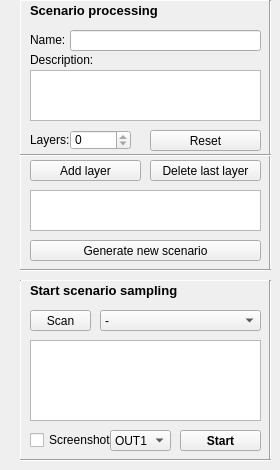
      <widget class="QWidget" name="tab_2">
       <attribute name="title">
        <string>Scenario testing</string>
       </attribute>
       <widget class="QWidget" name="widget_35" native="true">
        <property name="geometry">
         <rect>
          <x>20</x>
          <y>0</y>
          <width>251</width>
          <height>271</height>
         </rect>
        </property>
        <widget class="QLabel" name="label_11">
         <property name="geometry">
          <rect>
           <x>10</x>
           <y>0</y>
           <width>141</width>
           <height>21</height>
          </rect>
         </property>
         <property name="font">
          <font>
           <pointsize>10</pointsize>
           <weight>75</weight>
           <bold>true</bold>
          </font>
         </property>
         <property name="text">
          <string>Scenario processing</string>
         </property>
         <property name="textFormat">
          <enum>Qt::AutoText</enum>
         </property>
         <property name="wordWrap">
          <bool>false</bool>
         </property>
        </widget>
        <widget class="QPushButton" name="generate_scen_butt">
         <property name="geometry">
          <rect>
           <x>10</x>
           <y>240</y>
           <width>231</width>
           <height>21</height>
          </rect>
         </property>
         <property name="text">
          <string>Generate new scenario</string>
         </property>
        </widget>
        <widget class="QLabel" name="label_5">
         <property name="geometry">
          <rect>
           <x>10</x>
           <y>30</y>
           <width>51</width>
           <height>20</height>
          </rect>
         </property>
         <property name="text">
          <string>Name:</string>
         </property>
        </widget>
        <widget class="QLabel" name="label_18">
         <property name="geometry">
          <rect>
           <x>10</x>
           <y>50</y>
           <width>81</width>
           <height>20</height>
          </rect>
         </property>
         <property name="text">
          <string>Description:</string>
         </property>
        </widget>
        <widget class="QLineEdit" name="scenario_name">
         <property name="geometry">
          <rect>
           <x>50</x>
           <y>30</y>
           <width>191</width>
           <height>21</height>
          </rect>
         </property>
        </widget>
        <widget class="QPlainTextEdit" name="scenario_desc_plain_text_input">
         <property name="geometry">
          <rect>
           <x>10</x>
           <y>70</y>
           <width>231</width>
           <height>51</height>
          </rect>
         </property>
         <property name="readOnly">
          <bool>false</bool>
         </property>
        </widget>
        <widget class="QPushButton" name="add_layer_scen_butt">
         <property name="geometry">
          <rect>
           <x>10</x>
           <y>160</y>
           <width>111</width>
           <height>21</height>
          </rect>
         </property>
         <property name="text">
          <string>Add layer</string>
         </property>
        </widget>
        <widget class="Line" name="line_38">
         <property name="geometry">
          <rect>
           <x>-10</x>
           <y>0</y>
           <width>20</width>
           <height>271</height>
          </rect>
         </property>
         <property name="orientation">
          <enum>Qt::Vertical</enum>
         </property>
        </widget>
        <widget class="Line" name="line_40">
         <property name="geometry">
          <rect>
           <x>0</x>
           <y>-10</y>
           <width>251</width>
           <height>21</height>
          </rect>
         </property>
         <property name="orientation">
          <enum>Qt::Horizontal</enum>
         </property>
        </widget>
        <widget class="Line" name="line_41">
         <property name="geometry">
          <rect>
           <x>240</x>
           <y>0</y>
           <width>20</width>
           <height>271</height>
          </rect>
         </property>
         <property name="orientation">
          <enum>Qt::Vertical</enum>
         </property>
        </widget>
        <widget class="QLabel" name="label_24">
         <property name="geometry">
          <rect>
           <x>10</x>
           <y>130</y>
           <width>81</width>
           <height>20</height>
          </rect>
         </property>
         <property name="text">
          <string>Layers:</string>
         </property>
        </widget>
        <widget class="QSpinBox" name="spinBox_layer_count">
         <property name="geometry">
          <rect>
           <x>50</x>
           <y>130</y>
           <width>61</width>
           <height>20</height>
          </rect>
         </property>
         <property name="readOnly">
          <bool>true</bool>
         </property>
        </widget>
        <widget class="QPushButton" name="reset_scen_butt">
         <property name="geometry">
          <rect>
           <x>130</x>
           <y>130</y>
           <width>111</width>
           <height>21</height>
          </rect>
         </property>
         <property name="text">
          <string>Reset</string>
         </property>
        </widget>
        <widget class="QPushButton" name="delete_layer_scen_butt">
         <property name="geometry">
          <rect>
           <x>130</x>
           <y>160</y>
           <width>111</width>
           <height>21</height>
          </rect>
         </property>
         <property name="text">
          <string>Delete last layer</string>
         </property>
        </widget>
        <widget class="QPlainTextEdit" name="scenario_status_plain_text">
         <property name="geometry">
          <rect>
           <x>10</x>
           <y>190</y>
           <width>231</width>
           <height>41</height>
          </rect>
         </property>
         <property name="readOnly">
          <bool>true</bool>
         </property>
        </widget>
        <widget class="Line" name="line_39">
         <property name="geometry">
          <rect>
           <x>0</x>
           <y>260</y>
           <width>251</width>
           <height>21</height>
          </rect>
         </property>
         <property name="orientation">
          <enum>Qt::Horizontal</enum>
         </property>
        </widget>
        <widget class="Line" name="line_64">
         <property name="geometry">
          <rect>
           <x>0</x>
           <y>140</y>
           <width>251</width>
           <height>31</height>
          </rect>
         </property>
         <property name="orientation">
          <enum>Qt::Horizontal</enum>
         </property>
        </widget>
       </widget>
       <widget class="QWidget" name="widget_36" native="true">
        <property name="geometry">
         <rect>
          <x>20</x>
          <y>280</y>
          <width>251</width>
          <height>181</height>
         </rect>
        </property>
        <widget class="Line" name="line_34">
         <property name="geometry">
          <rect>
           <x>0</x>
           <y>-10</y>
           <width>251</width>
           <height>21</height>
          </rect>
         </property>
         <property name="orientation">
          <enum>Qt::Horizontal</enum>
         </property>
        </widget>
        <widget class="QLabel" name="label_15">
         <property name="geometry">
          <rect>
           <x>10</x>
           <y>0</y>
           <width>171</width>
           <height>21</height>
          </rect>
         </property>
         <property name="font">
          <font>
           <pointsize>10</pointsize>
           <weight>75</weight>
           <bold>true</bold>
          </font>
         </property>
         <property name="text">
          <string>Start scenario sampling</string>
         </property>
         <property name="textFormat">
          <enum>Qt::AutoText</enum>
         </property>
         <property name="wordWrap">
          <bool>false</bool>
         </property>
        </widget>
        <widget class="Line" name="line_35">
         <property name="geometry">
          <rect>
           <x>-10</x>
           <y>0</y>
           <width>20</width>
           <height>201</height>
          </rect>
         </property>
         <property name="orientation">
          <enum>Qt::Vertical</enum>
         </property>
        </widget>
        <widget class="Line" name="line_36">
         <property name="geometry">
          <rect>
           <x>240</x>
           <y>0</y>
           <width>20</width>
           <height>201</height>
          </rect>
         </property>
         <property name="orientation">
          <enum>Qt::Vertical</enum>
         </property>
        </widget>
        <widget class="QPushButton" name="start_butt_scenar">
         <property name="geometry">
          <rect>
           <x>160</x>
           <y>150</y>
           <width>81</width>
           <height>21</height>
          </rect>
         </property>
         <property name="font">
          <font>
           <weight>75</weight>
           <bold>true</bold>
          </font>
         </property>
         <property name="text">
          <string>Start</string>
         </property>
        </widget>
        <widget class="QCheckBox" name="isScreenshotable_scenario">
         <property name="geometry">
          <rect>
           <x>10</x>
           <y>150</y>
           <width>81</width>
           <height>20</height>
          </rect>
         </property>
         <property name="text">
          <string>Screenshot</string>
         </property>
        </widget>
        <widget class="QPushButton" name="scan_scen_butt">
         <property name="geometry">
          <rect>
           <x>10</x>
           <y>30</y>
           <width>61</width>
           <height>21</height>
          </rect>
         </property>
         <property name="text">
          <string>Scan</string>
         </property>
        </widget>
        <widget class="QComboBox" name="comboBox_scenarios">
         <property name="geometry">
          <rect>
           <x>80</x>
           <y>30</y>
           <width>161</width>
           <height>21</height>
          </rect>
         </property>
         <item>
          <property name="text">
           <string>-</string>
          </property>
         </item>
        </widget>
        <widget class="QPlainTextEdit" name="scenario_desc_plain_text_output">
         <property name="geometry">
          <rect>
           <x>10</x>
           <y>60</y>
           <width>231</width>
           <height>81</height>
          </rect>
         </property>
         <property name="readOnly">
          <bool>true</bool>
         </property>
        </widget>
        <widget class="QComboBox" name="comboBox_scenario_using_out">
         <property name="geometry">
          <rect>
           <x>90</x>
           <y>150</y>
           <width>61</width>
           <height>21</height>
          </rect>
         </property>
         <item>
          <property name="text">
           <string>OUT1</string>
          </property>
         </item>
         <item>
          <property name="text">
           <string>!OUT1</string>
          </property>
         </item>
        </widget>
        <widget class="Line" name="line_37">
         <property name="geometry">
          <rect>
           <x>0</x>
           <y>170</y>
           <width>251</width>
           <height>21</height>
          </rect>
         </property>
         <property name="orientation">
          <enum>Qt::Horizontal</enum>
         </property>
        </widget>
       </widget>
      </widget>
